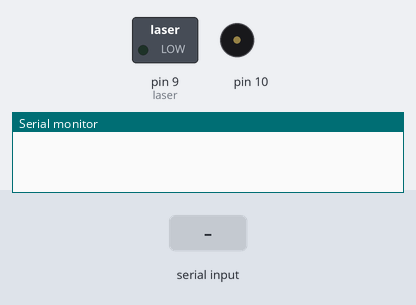
The sketch below on a simulated Arduino Uno, built with avr-gcc and run on an emulated ATmega328P. Parts: switched loads named in the sketch (green lamp = pin HIGH), buzzer (waves = sounding), the last lines printed to the serial monitor. The test bench sets the inputs (shaded band).

Above: at 1.2 s.
1.3 s: "1234" received over Serial
At 2.31 s:
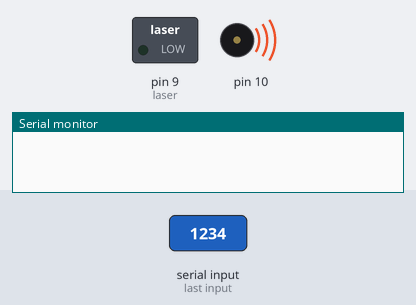
4.3 s: "R" received over Serial
At 4.9 s:
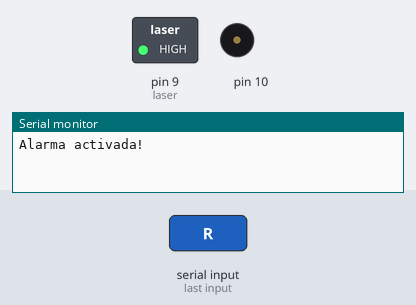
Timing chart, 0 to 16.8 s (numbered marks = the images above; inputs shaded):
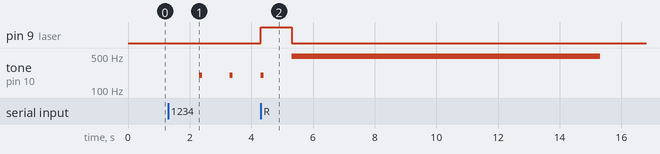

Measured:
- after the input at 1.3 s, tone on pin 10: alternates 200 Hz for 0.10 s and silent for 0.90 s, starting after 1.0 s

The sketch:

Codigo_ProyectoLaser.ino
```cpp
boolean activado, deteccion;
void setup() {
  Serial.begin(9600);
  pinMode(9,OUTPUT); //laser
  digitalWrite(9,LOW);
  activado = false;
  deteccion = false;
}

void loop() {

  if( Serial.available()!= -1 ){

    String lectura = Serial.readString();

    if(lectura == "1234"){
      activado = !activado;
      if(activado){
        tone(10,200,100);
        delay(1000);
        tone(10,200,100);
        delay(1000);
        tone(10,200,100);
        digitalWrite(9,HIGH);
        Serial.println("Alarma activada!");
        delay(1000);
      }else{
        digitalWrite(9,LOW);
        deteccion = false;
        noTone(10);
        Serial.println("Alarma desactivada...");
      }
      lectura="";
    }
  }


  if(activado){
    int luz = analogRead(A1);
    Serial.println(luz);
    if(luz > 500 or deteccion == true){
      deteccion = true;
      sonido();
    }
  }

  if (Serial.available() > 0) {
    char comando = Serial.read();
    if (comando == 'R') {  // Comando 'R' para reiniciar
      // Reinicia el Arduino
      asm volatile ("  jmp 0");
    }
  }


}


void sonido(){
  for(int i = 200;i<500;i++){
    tone(10,i,10000);
  }
}
```
